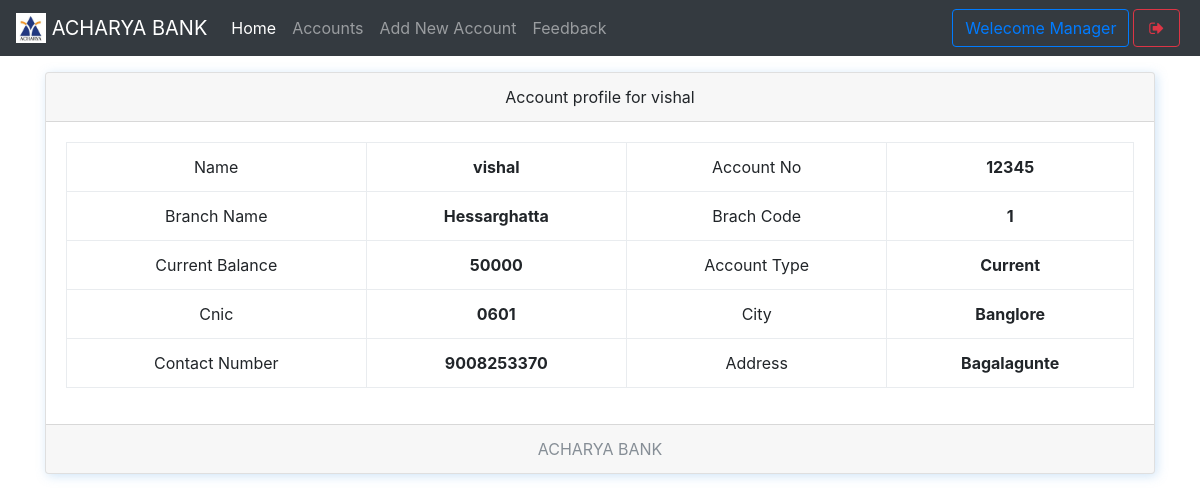
The app's page /show.php?id=1 (signed in) with its own data.
### tables this page shows
CREATE TABLE `useraccounts` (
  `id` int(11) NOT NULL,
  `email` text NOT NULL,
  `password` text NOT NULL,
  `name` varchar(111) NOT NULL,
  `balance` varchar(111) NOT NULL,
  `cnic` varchar(111) NOT NULL,
  `number` varchar(111) NOT NULL,
  `city` varchar(111) NOT NULL,
  `address` varchar(111) NOT NULL,
  `source` varchar(111) NOT NULL,
  `accountNo` varchar(111) NOT NULL,
  `branch` varchar(111) NOT NULL,
  `accountType` varchar(111) NOT NULL,
  `date` timestamp NOT NULL DEFAULT CURRENT_TIMESTAMP
);

CREATE TABLE `branch` (
  `branchId` int(2) NOT NULL,
  `branchName` varchar(20) NOT NULL
);

### show.php (the view, shortened to what this page needs)
<!DOCTYPE html>
<html>
<head>
  <?php require 'assets/autoloader.php'; ?>
  <?php require 'assets/function.php'; ?>
</head>
<body style="background-size: 100%" class="bg-gradient-seconday">
<nav class="navbar navbar-expand-lg navbar-dark bg-dark fixed-top">
 <a class="navbar-brand" href="#">
    <img src="images/logo.jpg" style="object-fit:cover;object-position:center center" width="30" height="30" class="d-inline-block align-top" alt="">
   <?php echo bankname; ?>
  </a>
  <div class="collapse navbar-collapse" id="navbarSupportedContent">
    <ul class="navbar-nav mr-auto">
      <li class="nav-item ">
        <a class="nav-link active" href="mindex.php">Home <span class="sr-only">(current)</span></a>
      </li>
      <li class="nav-item ">  <a class="nav-link" href="maccounts.php">Accounts</a></li>
      <li class="nav-item ">  <a class="nav-link" href="maddnew.php">Add New Account</a></li>
      <li class="nav-item ">  <a class="nav-link" href="mfeedback.php">Feedback</a></li>
    </ul>
    <?php include 'msideButton.php'; ?>
  </div>
</nav><br><br><br>
<?php
  $array = $con->query("select * from useraccounts,branch where useraccounts.id = '$_GET[id]' AND useraccounts.branch = branch.branchId");
  $row = $array->fetch_assoc();
 ?>
<div class="container">
<div class="card w-100 text-center shadowBlue">
  <div class="card-header">
    Account profile for <?php echo $row['name']; ?>
  </div>
  <div class="card-body">
    <table class="table table-bordered">
      <tbody>
        <tr>
          <td>Name</td>
          <th><?php echo $row['name'] ?></th>
          <td>Account No</td>
          <th><?php echo $row['accountNo'] ?></th>
        </tr><tr>
          <td>Branch Name</td>
          <th><?php echo $row['branchName'] ?></th>
          <td>Brach Code</td>
          <th><?php echo $row['branchId'] ?></th>
        </tr><tr>
          <td>Current Balance</td>
          <th><?php echo $row['balance'] ?></th>
          <td>Account Type</td>
          <th><?php echo $row['accountType'] ?></th>
        </tr><tr>
          <td>Cnic</td>
          <th><?php echo $row['cnic'] ?></th>
          <td>City</td>
          <th><?php echo $row['city'] ?></th>
        </tr><tr>
          <td>Contact Number</td>
          <th><?php echo $row['number'] ?></th>
          <td>Address</td>
          <th><?php echo $row['address'] ?></th>
        </tr>
      </tbody>
    </table>
  </div>
  <div class="card-footer text-muted">
    <?php echo bankname; ?>
  </div>
</div>
</body>
</html>

### css/custom.css (style rules this page uses)
.shadowBlue { box-shadow: 2px 2px 11px #75b3e759 }

### records on screen
useraccounts: name "vishal", accountNo "12345", branch.branchName "Hessarghatta", branch.branchId "1", balance "50000", accountType "Current", cnic "0601", city "Banglore", number "9008253370", address "Bagalagunte"

### other values on screen
bankname "ACHARYA BANK"
